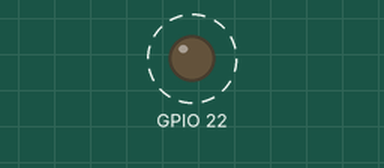
This program was run on a simulated Raspberry Pi (BCM pin numbers). Shown: output pins drawn as LEDs (lit = HIGH). Dashed ring = blinking. What the program prints to the terminal is not drawn.

Above: at 0.5 s.
Timing chart, 0 to 4.6 s (numbered marks = the images above):
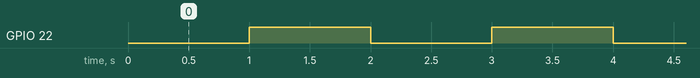

The program:

testa_buzzer.py
```python
#Programa: Testa o buzzer
#Autor: Eduardo Araujo Dev

import RPi.GPIO as GPIO
import time

tempo = 1

GPIO.setmode(GPIO.BCM)
GPIO.setwarnings(False)

GPIO.setup(22, GPIO.OUT)

print 'Pressione Ctrl-C para encerrar a aplicacao.'

try:
	while True:
		GPIO.output(22, 0)
		print 'Buzzer ligado'

		time.sleep(tempo)

		GPIO.output(22, 1)
		print 'Buzzer desligado'

		time.sleep(tempo)
except KeyboardInterrupt:
	print 'Ctrl+C capturado, encerrando aplicacao.'

	GPIO.cleanup()
```

Measured:
- by itself, GPIO 22: alternates HIGH for 1.0 s and LOW for 1.0 s
